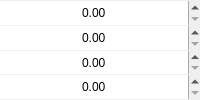
          <widget class="QWidget" name="cmyk_value" native="true">
           <layout class="QVBoxLayout" name="cmyk_value_layout">
            <property name="spacing">
             <number>1</number>
            </property>
            <property name="leftMargin">
             <number>0</number>
            </property>
            <property name="topMargin">
             <number>1</number>
            </property>
            <property name="rightMargin">
             <number>0</number>
            </property>
            <property name="bottomMargin">
             <number>1</number>
            </property>
            <item>
             <widget class="QDoubleSpinBox" name="cmyk_1_value">
              <property name="sizePolicy">
               <sizepolicy hsizetype="Preferred" vsizetype="Preferred">
                <horstretch>0</horstretch>
                <verstretch>0</verstretch>
               </sizepolicy>
              </property>
              <property name="focusPolicy">
               <enum>Qt::WheelFocus</enum>
              </property>
              <property name="frame">
               <bool>false</bool>
              </property>
              <property name="alignment">
               <set>Qt::AlignCenter</set>
              </property>
              <property name="maximum">
               <double>100.000000000000000</double>
              </property>
             </widget>
            </item>
            <item>
             <widget class="QDoubleSpinBox" name="cmyk_2_value">
              <property name="sizePolicy">
               <sizepolicy hsizetype="Preferred" vsizetype="Preferred">
                <horstretch>0</horstretch>
                <verstretch>0</verstretch>
               </sizepolicy>
              </property>
              <property name="focusPolicy">
               <enum>Qt::WheelFocus</enum>
              </property>
              <property name="frame">
               <bool>false</bool>
              </property>
              <property name="alignment">
               <set>Qt::AlignCenter</set>
              </property>
              <property name="maximum">
               <double>100.000000000000000</double>
              </property>
             </widget>
            </item>
            <item>
             <widget class="QDoubleSpinBox" name="cmyk_3_value">
              <property name="sizePolicy">
               <sizepolicy hsizetype="Preferred" vsizetype="Preferred">
                <horstretch>0</horstretch>
                <verstretch>0</verstretch>
               </sizepolicy>
              </property>
              <property name="focusPolicy">
               <enum>Qt::WheelFocus</enum>
              </property>
              <property name="frame">
               <bool>false</bool>
              </property>
              <property name="alignment">
               <set>Qt::AlignCenter</set>
              </property>
              <property name="maximum">
               <double>100.000000000000000</double>
              </property>
             </widget>
            </item>
            <item>
             <widget class="QDoubleSpinBox" name="cmyk_4_value">
              <property name="sizePolicy">
               <sizepolicy hsizetype="Preferred" vsizetype="Preferred">
                <horstretch>0</horstretch>
                <verstretch>0</verstretch>
               </sizepolicy>
              </property>
              <property name="focusPolicy">
               <enum>Qt::WheelFocus</enum>
              </property>
              <property name="frame">
               <bool>false</bool>
              </property>
              <property name="alignment">
               <set>Qt::AlignCenter</set>
              </property>
              <property name="maximum">
               <double>100.000000000000000</double>
              </property>
             </widget>
            </item>
           </layout>
          </widget>
